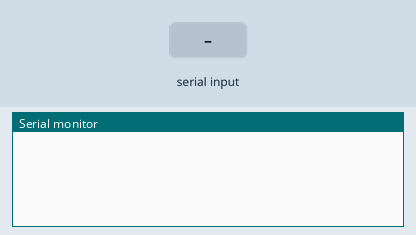
This sketch was run on a simulated Arduino Uno, built with avr-gcc and run on an emulated ATmega328P. Shown: the last lines printed to the serial monitor. Inputs (shaded band) come from the test bench.

Above: at 1.2 s.
1.3 s: "command1\n" received over Serial
At 1.9 s:
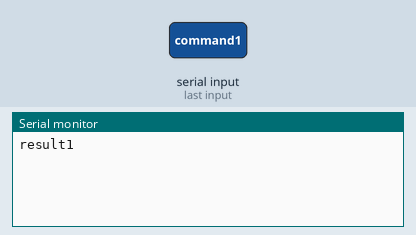
2.8 s: byte 10 ('\n') received over Serial
At 4.0 s:
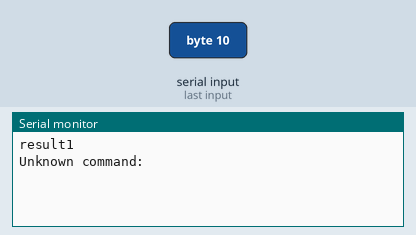
4.3 s: "command2\n" received over Serial
At 5.4 s:
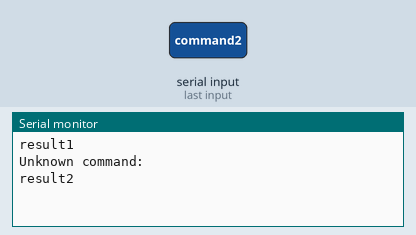

The sketch:

ArduinoCode.ino
```cpp
String msg;

void setup() {
  Serial.begin(9600);
}

void loop() {
  while(Serial.available()) {
    if (Serial.available() > 0) {
      char c = Serial.read();
      if (c == '\n') {
        readMessage();
      } else {
        msg += c;
      }
    }
  }
}

void readMessage() {
   if (msg == "command1") {
      // do something here
      Serial.println("result1");
    } else if (msg == "command2") {
      // do something here
      Serial.println("result2");
    } else {
      Serial.println("Unknown command: " + msg);
    }

    msg = "";
}
```

Measured:
- after the input at 1.3 s, the serial monitor: prints a new line at once (image 1)
- after the input at 2.8 s, the serial monitor: prints a new line at once (image 2)
- after the input at 4.3 s, the serial monitor: prints a new line at once (image 3)
